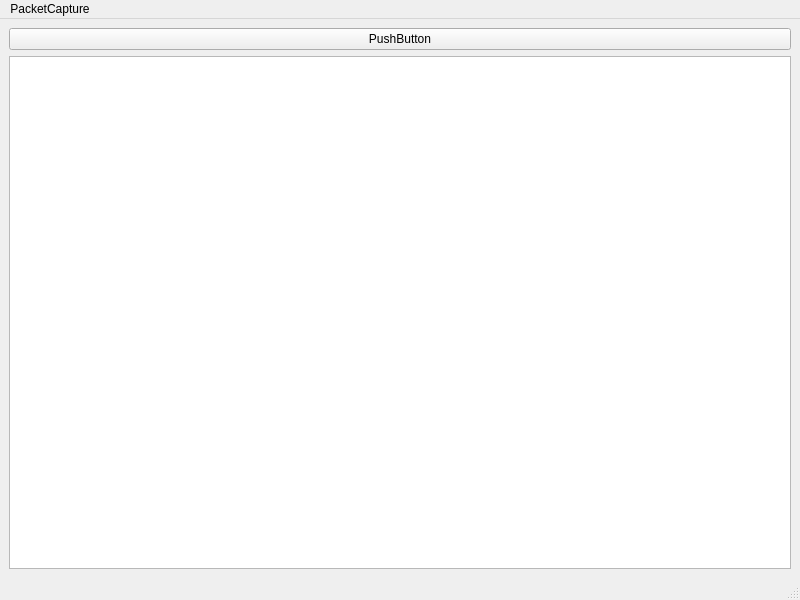
<?xml version="1.0" encoding="UTF-8"?>
<ui version="4.0">
 <class>MainWindow</class>
 <widget class="QMainWindow" name="MainWindow">
  <property name="geometry">
   <rect>
    <x>0</x>
    <y>0</y>
    <width>800</width>
    <height>600</height>
   </rect>
  </property>
  <property name="windowTitle">
   <string>MainWindow</string>
  </property>
  <widget class="QWidget" name="centralwidget">
   <layout class="QVBoxLayout" name="verticalLayout">
    <item>
     <layout class="QVBoxLayout" name="verticalLayout_2">
      <item>
       <widget class="QPushButton" name="pushButton">
        <property name="text">
         <string>PushButton</string>
        </property>
       </widget>
      </item>
      <item>
       <widget class="QTableView" name="tableView"/>
      </item>
     </layout>
    </item>
   </layout>
  </widget>
  <widget class="QMenuBar" name="menubar">
   <property name="geometry">
    <rect>
     <x>0</x>
     <y>0</y>
     <width>800</width>
     <height>25</height>
    </rect>
   </property>
   <widget class="QMenu" name="menuPacketCapture">
    <property name="title">
     <string>PacketCapture</string>
    </property>
   </widget>
   <addaction name="menuPacketCapture"/>
  </widget>
  <widget class="QStatusBar" name="statusbar"/>
 </widget>
 <resources/>
 <connections/>
</ui>
